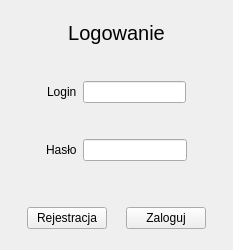
<?xml version="1.0" encoding="UTF-8"?>
<ui version="4.0">
 <class>Form</class>
 <widget class="QWidget" name="Form">
  <property name="geometry">
   <rect>
    <x>0</x>
    <y>0</y>
    <width>233</width>
    <height>250</height>
   </rect>
  </property>
  <property name="windowTitle">
   <string>Form</string>
  </property>
  <layout class="QVBoxLayout" name="verticalLayout_2">
   <item>
    <spacer name="verticalSpacer_2">
     <property name="orientation">
      <enum>Qt::Vertical</enum>
     </property>
     <property name="sizeHint" stdset="0">
      <size>
       <width>20</width>
       <height>40</height>
      </size>
     </property>
    </spacer>
   </item>
   <item>
    <widget class="QLabel" name="label">
     <property name="font">
      <font>
       <pointsize>15</pointsize>
      </font>
     </property>
     <property name="text">
      <string>Logowanie</string>
     </property>
     <property name="alignment">
      <set>Qt::AlignCenter</set>
     </property>
    </widget>
   </item>
   <item>
    <layout class="QVBoxLayout" name="verticalLayout">
     <item>
      <spacer name="verticalSpacer_5">
       <property name="orientation">
        <enum>Qt::Vertical</enum>
       </property>
       <property name="sizeHint" stdset="0">
        <size>
         <width>20</width>
         <height>40</height>
        </size>
       </property>
      </spacer>
     </item>
     <item>
      <layout class="QHBoxLayout" name="horizontalLayout_2">
       <item>
        <spacer name="horizontalSpacer_4">
         <property name="orientation">
          <enum>Qt::Horizontal</enum>
         </property>
         <property name="sizeHint" stdset="0">
          <size>
           <width>40</width>
           <height>20</height>
          </size>
         </property>
        </spacer>
       </item>
       <item>
        <widget class="QLabel" name="label_2">
         <property name="text">
          <string>Login</string>
         </property>
        </widget>
       </item>
       <item>
        <widget class="QLineEdit" name="lineEdit"/>
       </item>
       <item>
        <spacer name="horizontalSpacer_5">
         <property name="orientation">
          <enum>Qt::Horizontal</enum>
         </property>
         <property name="sizeHint" stdset="0">
          <size>
           <width>40</width>
           <height>20</height>
          </size>
         </property>
        </spacer>
       </item>
      </layout>
     </item>
     <item>
      <spacer name="verticalSpacer_4">
       <property name="orientation">
        <enum>Qt::Vertical</enum>
       </property>
       <property name="sizeHint" stdset="0">
        <size>
         <width>20</width>
         <height>40</height>
        </size>
       </property>
      </spacer>
     </item>
     <item>
      <layout class="QHBoxLayout" name="horizontalLayout_3">
       <item>
        <spacer name="horizontalSpacer_6">
         <property name="orientation">
          <enum>Qt::Horizontal</enum>
         </property>
         <property name="sizeHint" stdset="0">
          <size>
           <width>40</width>
           <height>20</height>
          </size>
         </property>
        </spacer>
       </item>
       <item>
        <widget class="QLabel" name="label_3">
         <property name="text">
          <string>Hasło</string>
         </property>
        </widget>
       </item>
       <item>
        <widget class="QLineEdit" name="lineEdit_2">
         <property name="minimumSize">
          <size>
           <width>0</width>
           <height>0</height>
          </size>
         </property>
         <property name="echoMode">
          <enum>QLineEdit::Password</enum>
         </property>
        </widget>
       </item>
       <item>
        <spacer name="horizontalSpacer_7">
         <property name="orientation">
          <enum>Qt::Horizontal</enum>
         </property>
         <property name="sizeHint" stdset="0">
          <size>
           <width>40</width>
           <height>20</height>
          </size>
         </property>
        </spacer>
       </item>
      </layout>
     </item>
     <item>
      <spacer name="verticalSpacer_6">
       <property name="orientation">
        <enum>Qt::Vertical</enum>
       </property>
       <property name="sizeHint" stdset="0">
        <size>
         <width>20</width>
         <height>40</height>
        </size>
       </property>
      </spacer>
     </item>
    </layout>
   </item>
   <item>
    <spacer name="verticalSpacer_3">
     <property name="orientation">
      <enum>Qt::Vertical</enum>
     </property>
     <property name="sizeHint" stdset="0">
      <size>
       <width>20</width>
       <height>40</height>
      </size>
     </property>
    </spacer>
   </item>
   <item>
    <layout class="QHBoxLayout" name="horizontalLayout">
     <property name="spacing">
      <number>2</number>
     </property>
     <item>
      <spacer name="horizontalSpacer_2">
       <property name="orientation">
        <enum>Qt::Horizontal</enum>
       </property>
       <property name="sizeHint" stdset="0">
        <size>
         <width>40</width>
         <height>20</height>
        </size>
       </property>
      </spacer>
     </item>
     <item>
      <widget class="QPushButton" name="register_btn">
       <property name="text">
        <string>Rejestracja</string>
       </property>
      </widget>
     </item>
     <item>
      <spacer name="horizontalSpacer">
       <property name="orientation">
        <enum>Qt::Horizontal</enum>
       </property>
       <property name="sizeHint" stdset="0">
        <size>
         <width>40</width>
         <height>20</height>
        </size>
       </property>
      </spacer>
     </item>
     <item>
      <widget class="QPushButton" name="login_btn">
       <property name="text">
        <string>Zaloguj</string>
       </property>
      </widget>
     </item>
     <item>
      <spacer name="horizontalSpacer_3">
       <property name="orientation">
        <enum>Qt::Horizontal</enum>
       </property>
       <property name="sizeHint" stdset="0">
        <size>
         <width>40</width>
         <height>20</height>
        </size>
       </property>
      </spacer>
     </item>
    </layout>
   </item>
   <item>
    <spacer name="verticalSpacer_7">
     <property name="orientation">
      <enum>Qt::Vertical</enum>
     </property>
     <property name="sizeHint" stdset="0">
      <size>
       <width>20</width>
       <height>40</height>
      </size>
     </property>
    </spacer>
   </item>
   <item>
    <spacer name="verticalSpacer">
     <property name="orientation">
      <enum>Qt::Vertical</enum>
     </property>
     <property name="sizeHint" stdset="0">
      <size>
       <width>10</width>
       <height>10</height>
      </size>
     </property>
    </spacer>
   </item>
  </layout>
 </widget>
 <tabstops>
  <tabstop>lineEdit</tabstop>
  <tabstop>lineEdit_2</tabstop>
  <tabstop>login_btn</tabstop>
  <tabstop>register_btn</tabstop>
 </tabstops>
 <resources/>
 <connections/>
</ui>
